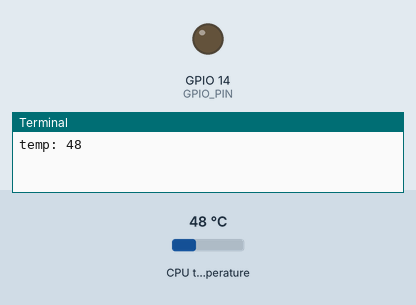
Recording of a program running on a simulated Raspberry Pi (BCM pin numbers). Parts: output pins drawn as LEDs (lit = HIGH), the last lines printed to the terminal. The inputs (shaded band) are chosen by the test bench; at power-on: CPU temperature 48 °C.

Above: at 1.2 s.
1.3 s: CPU temperature set to 59 °C
7.3 s: CPU temperature set to 62 °C
At 13.0 s:
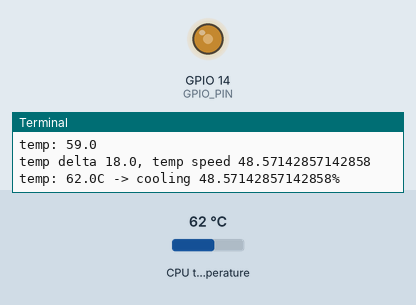
13.5 s: CPU temperature set to 71 °C
At 18.0 s:
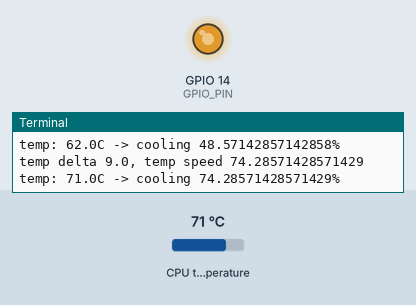
19.5 s: CPU temperature set to 84 °C
At 23.1 s:
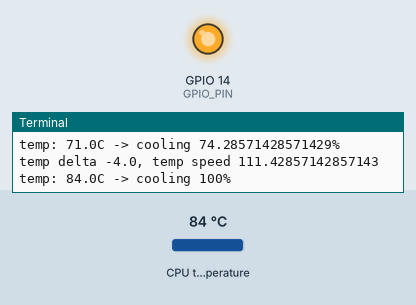
Timing chart, 0 to 24.6 s (numbered marks = the images above; inputs shaded):
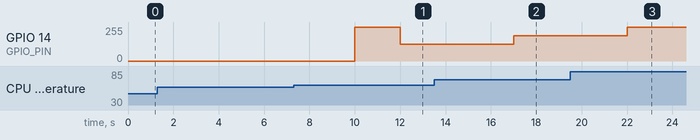

Measured:
- the behaviour switches between 60 and 61 °C on CPU temperature (found by bisection; images 0 and 1)
- after the input at 7.3 s, GPIO 14 (GPIO_PIN): 0/255 → 255/255 after 2.7 s, → 124/255 2.0 s later
- after the input at 13.5 s, GPIO 14 (GPIO_PIN): 124/255 → 189/255 after 3.5 s
- after the input at 19.5 s, GPIO 14 (GPIO_PIN): 189/255 → 255/255 after 2.5 s

The program:

fan_control.py
```python
import time

import RPi.GPIO as IO
from gpiozero import CPUTemperature

GPIO_PIN = 14  # the pin for controlling the fan
PWM_FREQUENCY = 64  # (Hertz)

ON_THRESHOLD = 60  # (degrees Celsius) when the fan is started
OFF_THRESHOLD = 45  # (degress Celsius) when the fan is turned off
MAX_TEMP = 80  # (temperature) when the fan should be set to max speed

MIN_SPEED = 40  # [0:100] minimum speed for the fan to run
MAX_SPEED = 100  # [0:100] maximum speed for the fan to run

UPDATE_INTERVAL = 5  # (seconds) how often the temperature is checked

ABS_TEMP_DELTA = MAX_TEMP - OFF_THRESHOLD


def determine_best_speed(temperature):
    if temperature < ON_THRESHOLD:
        return MIN_SPEED
    else:
        temp_delta = MAX_TEMP - temperature
        temp_percentage = 1 - temp_delta / ABS_TEMP_DELTA
        calculated_speed = temp_percentage * 100
        print("temp delta " + str(temp_delta) + ", temp speed " + str(calculated_speed))
        if calculated_speed > MAX_SPEED:
            return MAX_SPEED
        elif calculated_speed < MIN_SPEED:
            return MIN_SPEED
        else:
            return calculated_speed


if __name__ == '__main__':
    IO.setwarnings(True)
    IO.setmode(IO.BCM)
    IO.setup(GPIO_PIN, IO.OUT)

    cpu = CPUTemperature()
    fan = IO.PWM(GPIO_PIN, PWM_FREQUENCY)
    fan.start(0)

    while True:
        temp = cpu.temperature
        if temp > ON_THRESHOLD:
            fan.start(100)
            time.sleep(2)
            while temp > OFF_THRESHOLD:
                speed = determine_best_speed(temp)
                print("temp: " + str(temp) + "C -> cooling " + str(speed) + "%")
                fan.ChangeDutyCycle(speed)
                time.sleep(UPDATE_INTERVAL)
                temp = cpu.temperature
            fan.ChangeDutyCycle(0)
        else:
            print("temp: " + str(temp))
            time.sleep(UPDATE_INTERVAL)

    # IO.cleanup()
    # print("done")
```
